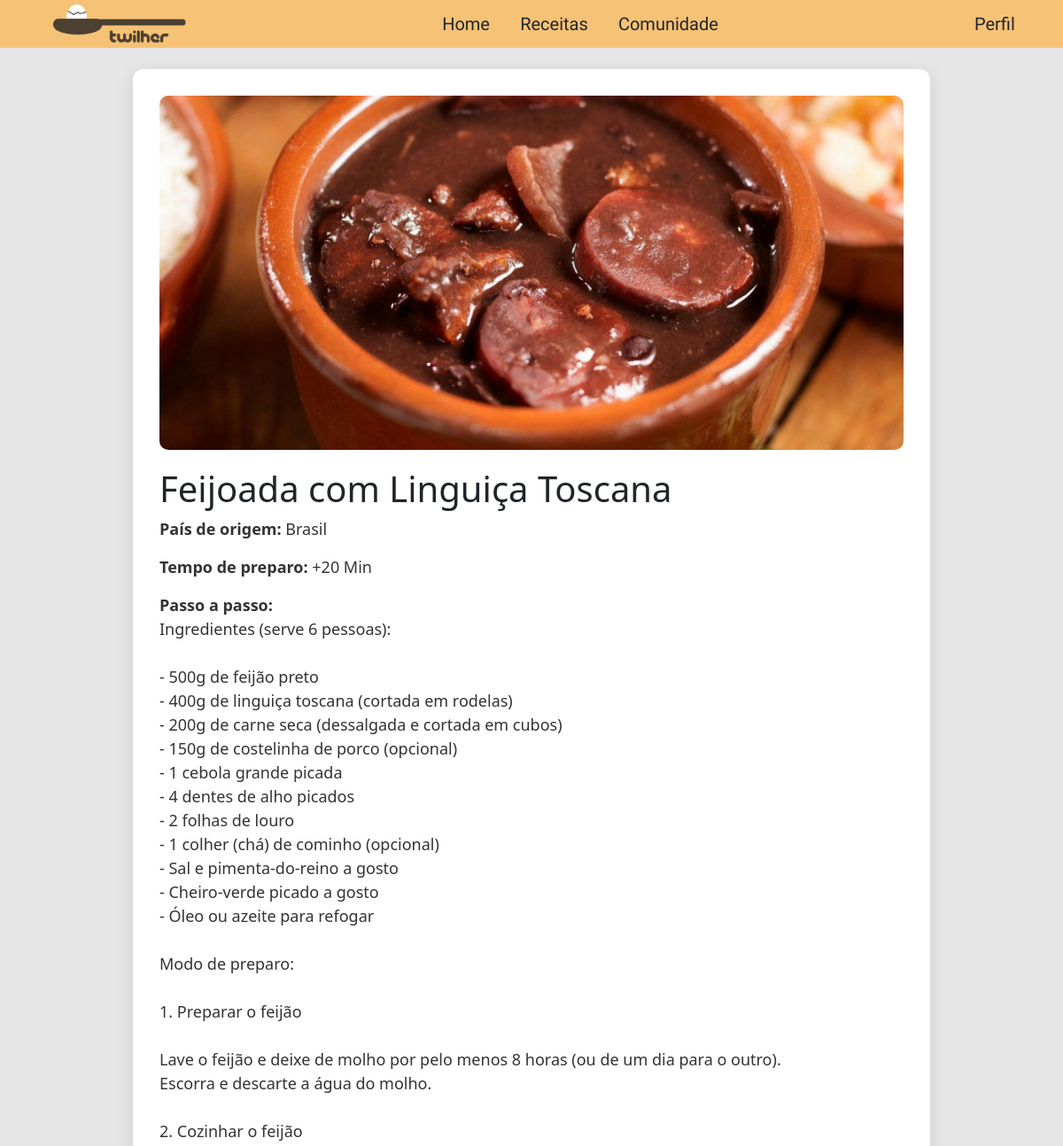
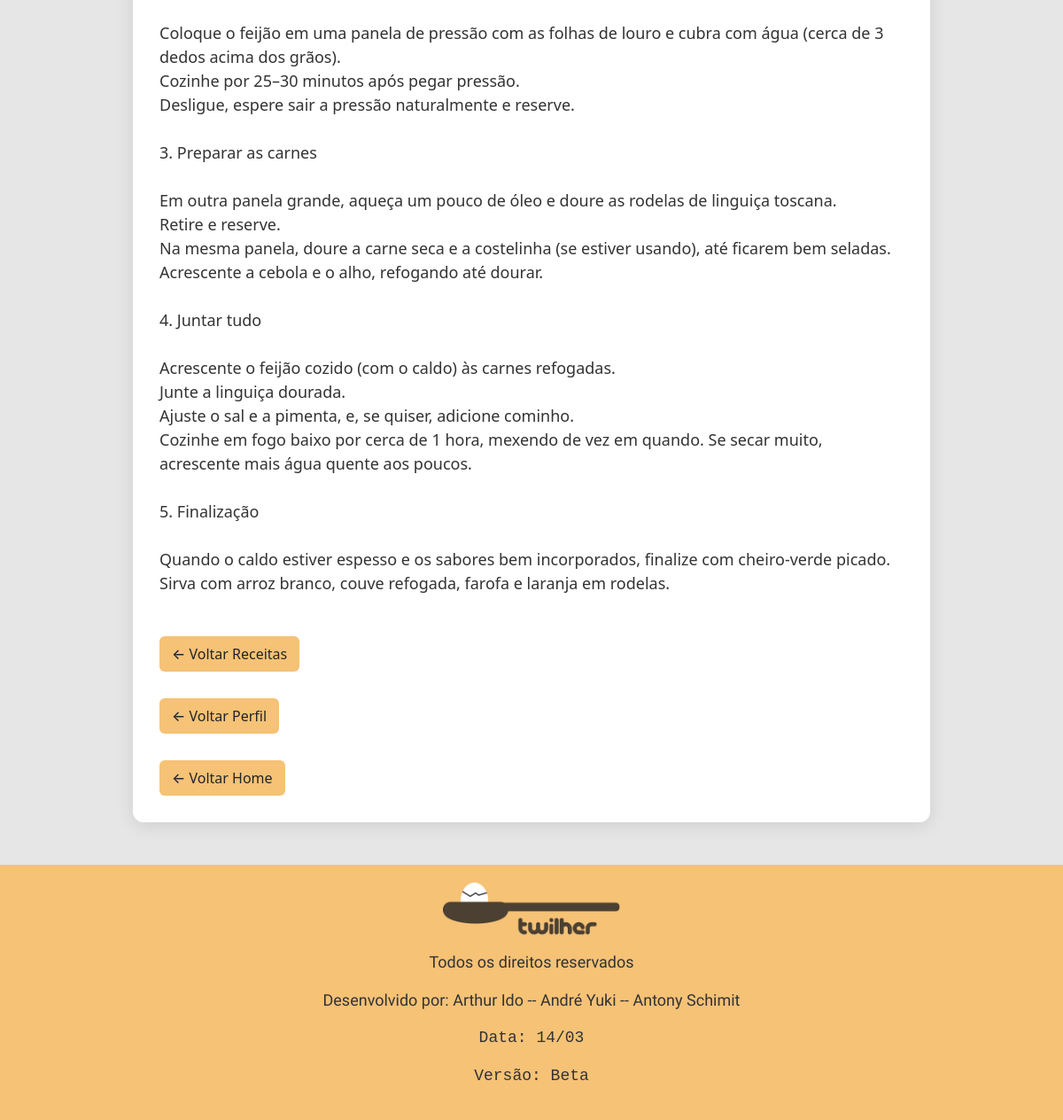
The app's page /detalhes.php?id=6 with its own data (2 pictures, top to bottom).
### tables this page shows
CREATE TABLE `receitas` (
  `id` int(11) NOT NULL,
  `nome` varchar(100) DEFAULT NULL,
  `pais_origem` varchar(50) DEFAULT NULL,
  `modo_preparo` text DEFAULT NULL,
  `tempo_preparo` varchar(20) DEFAULT NULL,
  `imagem` varchar(255) DEFAULT NULL,
  `data_envio` timestamp NOT NULL DEFAULT current_timestamp()
);

### detalhes.php (the view, shortened to what this page needs)
<?php
$dbHost = 'localhost';
$dbUsername = 'root';
$dbPassword = '';
$dbName = 'twilher tcc';
$conexao = new mysqli($dbHost, $dbUsername, $dbPassword, $dbName);
$id = intval($_GET['id']);
$sql = "SELECT nome, pais_origem, modo_preparo, tempo_preparo, imagem FROM receitas WHERE id = ?";
$stmt = $conexao->prepare($sql);
$stmt->bind_param("i", $id);
$stmt->execute();
$result = $stmt->get_result();
$receita = $result->fetch_assoc();
?>
<!DOCTYPE html>
<html lang="pt-BR">
<head>
    <link rel="stylesheet" href="assets/css/style.css">
    <link href="https://cdn.jsdelivr.net/npm/bootstrap@5.3.3/dist/css/bootstrap.min.css" rel="stylesheet"
>
</head>
<body class="fundo m-0 border-0 bd-example m-0 border-0 bd-example-cssgrid">
    <header>
        <a href="index.html"><img class="logo" src="assets/img/colherIcon.png" alt="logo"></a>
        <div class="nav_links">
            <a href="index.html">Home</a>
            <a href="receitas.php">Receitas</a>
            <a href="exibirPublicacao.php">Comunidade </a>
        </div>
        <a class="perfilnav" href="perfil.php">Perfil</a>
    </header>
    <br>
    <div class="detalhes-receita">
        <div class="imagem-detalhes">
            <img src="uploads/<?php echo htmlspecialchars($receita['imagem']); ?>" alt="<?php echo htmlspecialchars($receita['nome']); ?>">
        </div>
        <h1><?php echo htmlspecialchars($receita['nome']); ?></h1>
        <p><strong>País de origem:</strong> <?php echo htmlspecialchars($receita['pais_origem']); ?></p>
        <p><strong>Tempo de preparo:</strong> <?php echo htmlspecialchars($receita['tempo_preparo']); ?></p>
        <p><strong>Passo a passo:</strong><br><?php echo nl2br(htmlspecialchars($receita['modo_preparo'])); ?></p>
        <a href="receitas.php" class="back-link">← Voltar Receitas</a>
        <br>
        <a href="perfil.php" class="back-link">← Voltar Perfil</a>
        <br>
        <a href="index.html" class="back-link">← Voltar Home</a>
    </div>
<br>
<br>
    <footer class="rodape">
        <p><img src="assets/img/colherIcon.png" alt="colher" width="200px"></p>
        <p>Todos os direitos reservados</p>
        <p>Desenvolvido por: Arthur Ido -- André Yuki -- Antony Schimit<a href=""></a></p>
        <p style="font-family: monospace;">Data: 14/03</p>
        <p style="font-family: monospace;">Versão: Beta</p>
    </footer>
</body>
</html>

### assets/css/style.css (style rules this page uses)
* { box-sizing: border-box; margin: 0; padding: 0; }
.fundo { background-color: #E6E6E6; }
header { display: flex; justify-content: space-between; margin: 0; padding: 20px 5%; padding-bottom: 5px; padding-top: 5px; align-items: center; background-color: #F5C276; }
.nav_links { display: inline-block; padding: 0 20px; }
.nav_links a { font-family: 'Kalnia', cursive; font-weight: 500; font-size: 20px; color: #000; margin: 0; padding: 15px; text-align: center; text-decoration: none; }
.logo { cursor: pointer; width: 150px; display: flex; justify-content: left; }
.perfilnav { font-weight: 500; font-size: 20px; color: #000; font-family: kalnia, cursive; text-decoration: none; cursor: pointer; width: 40px; }
.rodape { padding: 20px; background-color: #F5C276; color: white; text-align: center; font-family: 'kalnia', cursive; font-size: 14px; }
.detalhes-receita { max-width: 900px; margin: auto; background: #ffffff; padding: 30px; border-radius: 12px; box-shadow: 0 4px 20px rgba(0, 0, 0, 0.1); }
.imagem-detalhes img { width: 100%; max-height: 400px; object-fit: cover; border-radius: 10px; margin-bottom: 20px; }
h1 { margin: 0 0 20px 0; font-size: 28px; }
p { font-size: 18px; color: #333; margin: 10px 0; }
.back-link { margin-top: 30px; display: inline-block; text-decoration: none; color: #555; font-weight: 500; background-color: #F5C276; padding: 8px 14px; border-radius: 6px; transition: background-color 0.3s, color 0.3s; }
a, a:link, a:visited, a:hover, a:active, a:focus { text-decoration: none; color: inherit; }

### records on screen
receitas: imagem (picture), nome "Feijoada com Linguiça Toscana", pais_origem "Brasil", tempo_preparo "+20 Min", modo_preparo "Ingredientes (serve 6 pessoas): - 500g de feijão preto - 400g de linguiça toscana (cortada em rodelas) - 200g de carne seca (dessalgada e cortada em cubos) - 150g de costelinha de porco (opcional) - 1 cebola grande picada - 4 dentes de alho picados - 2 folhas de louro - 1 colher (chá) de cominho (opcional) - Sal e pimenta-do-reino a gosto - Cheiro-verde picado a gosto - Óleo ou azeite para refogar Modo de preparo: 1. Preparar o feijão Lave o feijão e deixe de molho por pelo menos 8 horas (ou de um dia para o outro). Escorra e descarte a água do molho. 2. Cozinhar o feijão Coloque o feijão em uma panela de pressão com as folhas de louro e cubra com água (cerca de 3 dedos acima dos grãos).…"
